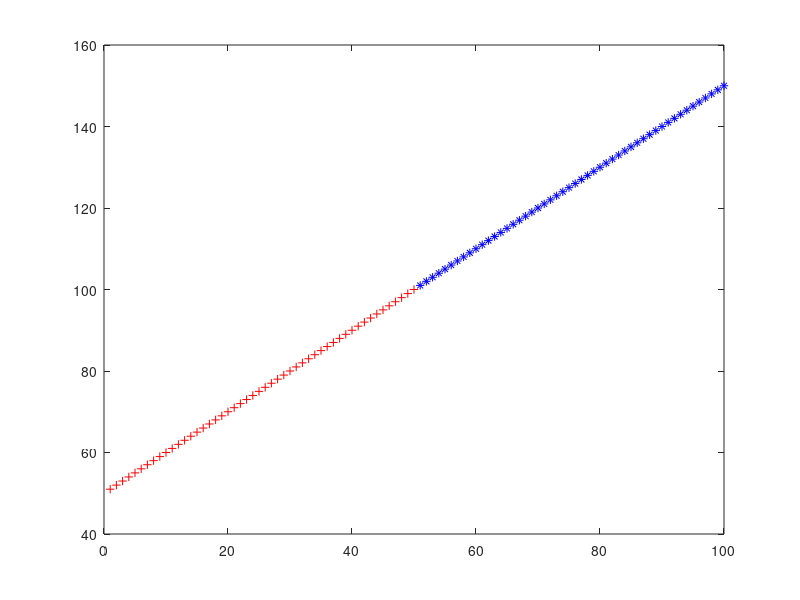

The MATLAB source for this figure: (Note: this script raises an error after producing the figure.)


Data = [1:100 ; 51:150 ]';
Class=[ones(50,1) ; -ones(50,1)];
MdlLinear=fitcdiscr(Data,Class);
n = MdlLinear.Coeffs(1,2).Const;
m = MdlLinear.Coeffs(1,2).Linear;

X1=Data(Class==1,1);
Y1=Data(Class==1,2);
X2=Data(Class==-1,1);
Y2=Data(Class==-1,2);
plot(X1,Y1,'r+');
hold on;
plot(X2,Y2,'b*');
xMin_line=min(Data(:,1));
yMin_line=m*min(Data(:,1))+n;
xMax_line=max(Data(:,1));
yMax_line=m*max(Data(:,1))+n;
plot([xMin_line; xMax_line], [yMin_line; yMax_line]), 
